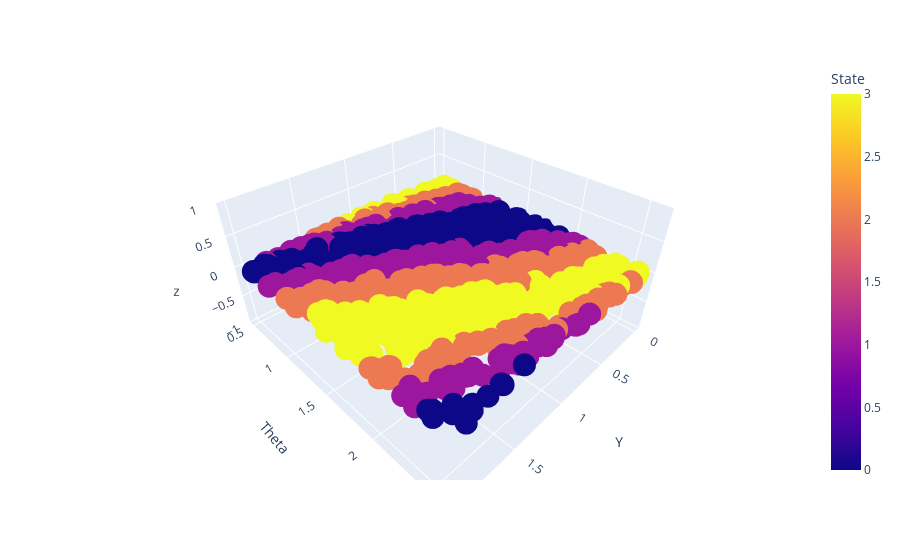

The code cell stored with this chart in its notebook:
### Code cell
df_1 = pd.DataFrame({'Y':Y_Train, 'Theta':T_Train,'State':S_Train,'z': [0]*1000})
fig = px.scatter_3d(df_1, x='Y', y='Theta',z='z', color='State')
fig.show()

### Figure 1 — Plotly figure (JSON) as saved in the notebook; plotly's stock layout.template omitted (floating-point values rounded to 4 significant figures; data arrays with more than 128 entries replaced by an {"elided": "..."} marker saying what was removed)
{"data": [{"hovertemplate": "Y=%{x}<br>Theta=%{y}<br>z=%{z}<br>State=%{marker.color}<extra></extra>", "legendgroup": "", "marker": {"color": {"elided": "1000 int values"}, "coloraxis": "coloraxis", "symbol": "circle"}, "mode": "markers", "name": "", "scene": "scene", "showlegend": false, "type": "scatter3d", "x": {"elided": "1000 float values"}, "y": {"elided": "1000 float values"}, "z": {"elided": "1000 int values"}}], "layout": {"coloraxis": {"colorbar": {"title": {"text": "State"}}, "colorscale": [[0, "#0d0887"], [0.1111, "#46039f"], [0.2222, "#7201a8"], [0.3333, "#9c179e"], [0.4444, "#bd3786"], [0.5556, "#d8576b"], [0.6667, "#ed7953"], [0.7778, "#fb9f3a"], [0.8889, "#fdca26"], [1, "#f0f921"]]}, "legend": {"tracegroupgap": 0}, "margin": {"t": 60}, "scene": {"domain": {"x": [0, 1], "y": [0, 1]}, "xaxis": {"title": {"text": "Y"}}, "yaxis": {"title": {"text": "Theta"}}, "zaxis": {"title": {"text": "z"}}}}}
